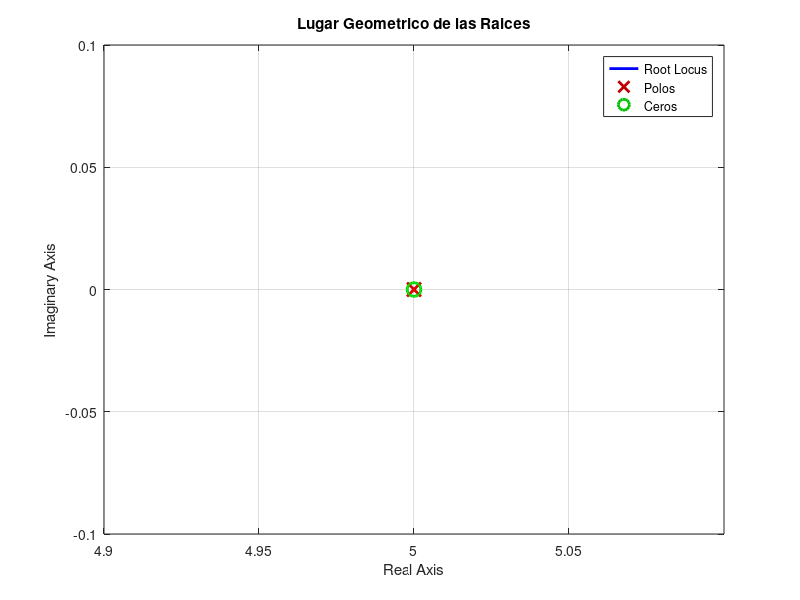

MATLAB code to generate this figure:
%============================================
% Script: Proyecto 2
% Función de Transferencia: G(s) = K / (T*s + 1)
% William Sanchez Ramirez 2018235622
%============================================

pkg load control

% Limpiar los comandos
clc;
clear;
close all;

% Solicitar informacion al usuario
polos = input("Ingrese los polos entre corchetes [ ] : ");
ceros = input("Ingrese los ceros entre corchetes [ ] : ");

% Definir K como ganancia
K = 1;

% Construir la Funcion de Transferencia segun los ceros y polos
num = poly(ceros);
den = poly(polos);
G = tf(num, den);
disp("Funcion de transferencia G(s):");
G

% Obtener los coeficientes
n = length(den);
num_ext = [zeros(1,n-length(num)) num];
ec_car = den + K*num_ext;
disp("Coeficientes de la ecuacion caracteristica:");
disp(ec_car);

m = length(ec_car);
filas = m;
columnas = ceil(m/2);
R = zeros(filas,columnas);
R(1,:) = [ec_car(1:2:end), ...
zeros(1,columnas-length(ec_car(1:2:end)))];
R(2,:) = [ec_car(2:2:end), ...
zeros(1,columnas-length(ec_car(2:2:end)))];
for i = 3:filas
for j = 1:(columnas-1)
R(i,j) = ((R(i-1,1)*R(i-2,j+1)) - ...
(R(i-2,1)*R(i-1,j+1))) / R(i-1,1);
end
end

% Crear la tabla
disp("Tabla de Routh-Hurwitz:");
disp(R);

primera_columna = R(:,1);
if all(primera_columna > 0)
disp("El sistema es ESTABLE.");
else
disp("El sistema NO es estable.");
end

% Crear el grafico
figure;
rlocus(G);
grid on;
title("Lugar Geometrico de las Raices");
hold on;
plot(real(polos), imag(polos), "rx", "markersize", 10);
plot(real(ceros), imag(ceros), "go", "markersize", 10);
legend("Root Locus","Polos","Ceros");
